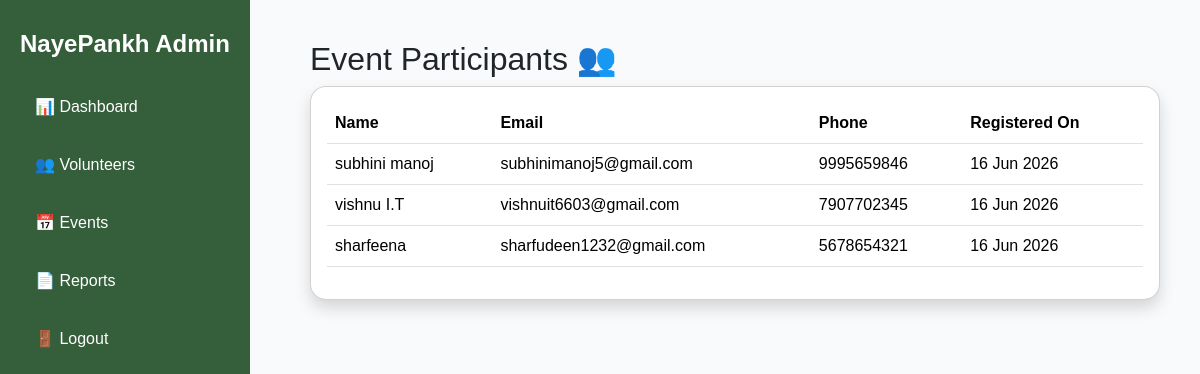
The page /admin/view_participants.php?id=1 (signed in) on the database its author committed.
### tables this page shows
CREATE TABLE `event_registrations` (
  `registration_id` int(11) NOT NULL,
  `volunteer_id` int(11) NOT NULL,
  `event_id` int(11) NOT NULL,
  `registered_at` timestamp NOT NULL DEFAULT current_timestamp()
);

CREATE TABLE `volunteers` (
  `volunteer_id` int(11) NOT NULL,
  `volunteer_code` varchar(20) DEFAULT NULL,
  `full_name` varchar(100) NOT NULL,
  `email` varchar(100) NOT NULL,
  `phone` varchar(15) NOT NULL,
  `gender` enum('Male','Female','Other') DEFAULT NULL,
  `dob` date DEFAULT NULL,
  `address` text DEFAULT NULL,
  `skills` varchar(255) DEFAULT NULL,
  `availability` varchar(100) DEFAULT NULL,
  `password` varchar(255) NOT NULL,
  `profile_photo` varchar(255) DEFAULT NULL,
  `created_at` timestamp NOT NULL DEFAULT current_timestamp(),
  `status` enum('Pending','Approved','Inactive') DEFAULT 'Pending',
  `profile_picture` varchar(255) DEFAULT NULL
);

### admin/view_participants.php (the view, shortened to what this page needs)
<?php
include '../config/db.php';
$event_id = $_GET['id'];
$stmt = $conn->prepare("
    SELECT
        volunteers.full_name,
        volunteers.email,
        volunteers.phone,
        event_registrations.registered_at
    FROM event_registrations
    JOIN volunteers
        ON event_registrations.volunteer_id = volunteers.volunteer_id
    WHERE event_registrations.event_id = ?
");
$stmt->bind_param("i", $event_id);
$stmt->execute();
$result = $stmt->get_result();
?>
<!DOCTYPE html>
<html>
<head>
    <link href="https://cdn.jsdelivr.net/npm/bootstrap@5.3.3/dist/css/bootstrap.min.css"
          rel="stylesheet">
    <link rel="stylesheet"
          href="../assets/css/style.css">
</head>
<body>
<?php include '../includes/admin_sidebar.php'; ?>
<div class="admin-content">
    <h2>Event Participants 👥</h2>
    <div class="card shadow rounded-4">
        <div class="card-body">
            <table class="table table-hover">
                <thead>
                    <tr>
                        <th>Name</th>
                        <th>Email</th>
                        <th>Phone</th>
                        <th>Registered On</th>
                    </tr>
                </thead>
                <tbody>
                <?php while($participant = mysqli_fetch_assoc($result)) { ?>
                    <tr>
                        <td>
                            <?php echo htmlspecialchars($participant['full_name']); ?>
                        </td>
                        <td>
                            <?php echo htmlspecialchars($participant['email']); ?>
                        </td>
                        <td>
                            <?php echo htmlspecialchars($participant['phone']); ?>
                        </td>
                        <td>
                            <?php echo date(
                                'd M Y',
                                strtotime($participant['registered_at'])
                            ); ?>
                        </td>
                    </tr>
                <?php } ?>
                </tbody>
            </table>
        </div>
    </div>
</div>
</body>
</html>

### assets/css/style.css (style rules this page uses)
body { font-family: 'Poppins', sans-serif; background-color: #F8FAFC; }
.admin-content { margin-left: 270px; padding: 40px; }

### rows shown on the page
event_registrations: volunteer.full_name "subhini manoj", volunteer.email "subhinimanoj5@gmail.com", volunteer.phone "9995659846", registered_at "16 Jun 2026"
event_registrations: volunteer.full_name "vishnu I.T", volunteer.email "vishnuit6603@gmail.com", volunteer.phone "7907702345", registered_at "16 Jun 2026"
event_registrations: volunteer.full_name "sharfeena", volunteer.email "sharfudeen1232@gmail.com", volunteer.phone "5678654321", registered_at "16 Jun 2026"
